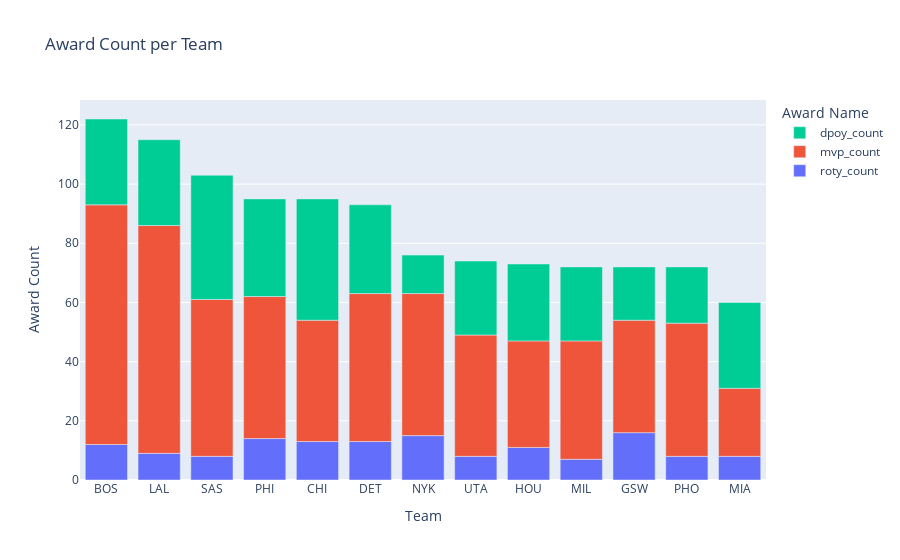

Source (notebook cell):
### Markdown cell above
The code above groups all NBA award winners by team and aggregates the number of awards won in each category and total awards won by the franchise. The graph below displays the top 13 teams with the most awards in their history.

### Code cell
# Bar chart of awards per team
fig_awardcount = px.bar(awards_perteam[0:13], 
                        x = 'team', 
                        y = ['roty_count', 'mvp_count', 'dpoy_count'], 
                        labels = {'team': 'Team', 'value' : 'Award Count'} , 
                        title = "Award Count per Team")
fig_awardcount.update_layout(legend_title_text = 'Award Name')
fig_awardcount.update_layout(legend_traceorder = 'reversed')
fig_awardcount.show()

### Figure 1 — Plotly figure (JSON) as saved in the notebook; plotly's stock layout.template omitted (floating-point values rounded to 4 significant figures)
{"data": [{"alignmentgroup": "True", "hovertemplate": "variable=roty_count<br>Team=%{x}<br>Award Count=%{y}<extra></extra>", "legendgroup": "roty_count", "marker": {"color": "#636efa", "pattern": {"shape": ""}}, "name": "roty_count", "offsetgroup": "roty_count", "orientation": "v", "showlegend": true, "textposition": "auto", "type": "bar", "x": ["BOS", "LAL", "SAS", "PHI", "CHI", "DET", "NYK", "UTA", "HOU", "MIL", "GSW", "PHO", "MIA"], "xaxis": "x", "y": [12, 9, 8, 14, 13, 13, 15, 8, 11, 7, 16, 8, 8], "yaxis": "y"}, {"alignmentgroup": "True", "hovertemplate": "variable=mvp_count<br>Team=%{x}<br>Award Count=%{y}<extra></extra>", "legendgroup": "mvp_count", "marker": {"color": "#EF553B", "pattern": {"shape": ""}}, "name": "mvp_count", "offsetgroup": "mvp_count", "orientation": "v", "showlegend": true, "textposition": "auto", "type": "bar", "x": ["BOS", "LAL", "SAS", "PHI", "CHI", "DET", "NYK", "UTA", "HOU", "MIL", "GSW", "PHO", "MIA"], "xaxis": "x", "y": [81, 77, 53, 48, 41, 50, 48, 41, 36, 40, 38, 45, 23], "yaxis": "y"}, {"alignmentgroup": "True", "hovertemplate": "variable=dpoy_count<br>Team=%{x}<br>Award Count=%{y}<extra></extra>", "legendgroup": "dpoy_count", "marker": {"color": "#00cc96", "pattern": {"shape": ""}}, "name": "dpoy_count", "offsetgroup": "dpoy_count", "orientation": "v", "showlegend": true, "textposition": "auto", "type": "bar", "x": ["BOS", "LAL", "SAS", "PHI", "CHI", "DET", "NYK", "UTA", "HOU", "MIL", "GSW", "PHO", "MIA"], "xaxis": "x", "y": [29, 29, 42, 33, 41, 30, 13, 25, 26, 25, 18, 19, 29], "yaxis": "y"}], "layout": {"barmode": "relative", "legend": {"title": {"text": "Award Name"}, "tracegroupgap": 0, "traceorder": "reversed"}, "title": {"text": "Award Count per Team"}, "xaxis": {"anchor": "y", "domain": [0, 1], "title": {"text": "Team"}}, "yaxis": {"anchor": "x", "domain": [0, 1], "title": {"text": "Award Count"}}}}
